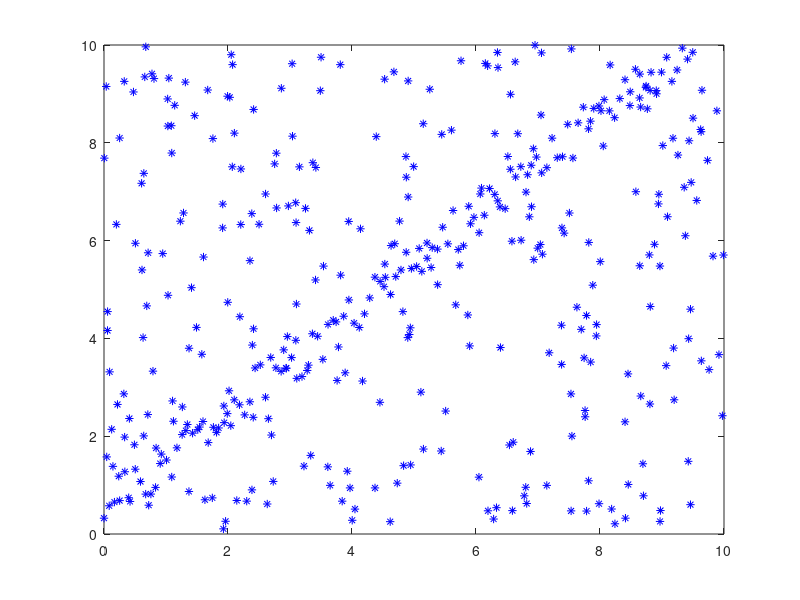

This chart was generated by the following MATLAB code:
close all
nbrnoise = 300;
nbrline = 120;
noise1 = rand(2, nbrnoise) * 10;
noise2 = rand(1, nbrline);
x = linspace(0, 10, nbrline);
y = x + noise2(1, :);
plot(x, y, 'b*');
hold on;
plot(noise1(1, :), noise1(2, :), 'b*');
ylim([0, 10]);

print('../results/ransac.png', '-dpng');
close all
